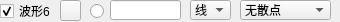
               <widget class="QWidget" name="widget_6" native="true">
                <property name="minimumSize">
                 <size>
                  <width>0</width>
                  <height>22</height>
                 </size>
                </property>
                <property name="maximumSize">
                 <size>
                  <width>16777215</width>
                  <height>22</height>
                 </size>
                </property>
                <widget class="QLineEdit" name="txtValueCurve6">
                 <property name="geometry">
                  <rect>
                   <x>110</x>
                   <y>0</y>
                   <width>71</width>
                   <height>20</height>
                  </rect>
                 </property>
                 <property name="text">
                  <string/>
                 </property>
                </widget>
                <widget class="QRadioButton" name="rdoBoldCurve6">
                 <property name="geometry">
                  <rect>
                   <x>90</x>
                   <y>3</y>
                   <width>16</width>
                   <height>16</height>
                  </rect>
                 </property>
                 <property name="text">
                  <string/>
                 </property>
                 <property name="checked">
                  <bool>false</bool>
                 </property>
                </widget>
                <widget class="QCheckBox" name="chkVisibleCurve6">
                 <property name="geometry">
                  <rect>
                   <x>0</x>
                   <y>3</y>
                   <width>53</width>
                   <height>16</height>
                  </rect>
                 </property>
                 <property name="text">
                  <string>波形6</string>
                 </property>
                 <property name="checked">
                  <bool>true</bool>
                 </property>
                </widget>
                <widget class="QPushButton" name="btnColourCurve6">
                 <property name="geometry">
                  <rect>
                   <x>60</x>
                   <y>0</y>
                   <width>21</width>
                   <height>21</height>
                  </rect>
                 </property>
                 <property name="text">
                  <string/>
                 </property>
                </widget>
                <widget class="QComboBox" name="cmbLineStyle6">
                 <property name="geometry">
                  <rect>
                   <x>190</x>
                   <y>0</y>
                   <width>41</width>
                   <height>20</height>
                  </rect>
                 </property>
                 <property name="currentIndex">
                  <number>1</number>
                 </property>
                 <item>
                  <property name="text">
                   <string>点</string>
                  </property>
                 </item>
                 <item>
                  <property name="text">
                   <string>线</string>
                  </property>
                 </item>
                 <item>
                  <property name="text">
                   <string>左</string>
                  </property>
                 </item>
                 <item>
                  <property name="text">
                   <string>右</string>
                  </property>
                 </item>
                 <item>
                  <property name="text">
                   <string>中</string>
                  </property>
                 </item>
                 <item>
                  <property name="text">
                   <string>积</string>
                  </property>
                 </item>
                </widget>
                <widget class="QComboBox" name="cmbScatterStyle6">
                 <property name="geometry">
                  <rect>
                   <x>240</x>
                   <y>0</y>
                   <width>91</width>
                   <height>20</height>
                  </rect>
                 </property>
                 <property name="focusPolicy">
                  <enum>Qt::WheelFocus</enum>
                 </property>
                 <property name="maxVisibleItems">
                  <number>20</number>
                 </property>
                 <item>
                  <property name="text">
                   <string>无散点</string>
                  </property>
                  <property name="icon">
                   <iconset resource="res.qrc">
                    <normaloff>:/pic/ssNone.png</normaloff>:/pic/ssNone.png</iconset>
                  </property>
                 </item>
                 <item>
                  <property name="text">
                   <string>x形</string>
                  </property>
                  <property name="icon">
                   <iconset resource="res.qrc">
                    <normaloff>:/pic/ssCross.png</normaloff>:/pic/ssCross.png</iconset>
                  </property>
                 </item>
                 <item>
                  <property name="text">
                   <string>+形</string>
                  </property>
                  <property name="icon">
                   <iconset resource="res.qrc">
                    <normaloff>:/pic/ssPlus.png</normaloff>:/pic/ssPlus.png</iconset>
                  </property>
                 </item>
                 <item>
                  <property name="text">
                   <string>空心圆</string>
                  </property>
                  <property name="icon">
                   <iconset resource="res.qrc">
                    <normaloff>:/pic/ssCircle.png</normaloff>:/pic/ssCircle.png</iconset>
                  </property>
                 </item>
                 <item>
                  <property name="text">
                   <string>实心圆</string>
                  </property>
                  <property name="icon">
                   <iconset resource="res.qrc">
                    <normaloff>:/pic/ssDisc.png</normaloff>:/pic/ssDisc.png</iconset>
                  </property>
                 </item>
                 <item>
                  <property name="text">
                   <string>矩形</string>
                  </property>
                  <property name="icon">
                   <iconset resource="res.qrc">
                    <normaloff>:/pic/ssSquare.png</normaloff>:/pic/ssSquare.png</iconset>
                  </property>
                 </item>
                 <item>
                  <property name="text">
                   <string>菱形</string>
                  </property>
                  <property name="icon">
                   <iconset resource="res.qrc">
                    <normaloff>:/pic/ssDiamond.png</normaloff>:/pic/ssDiamond.png</iconset>
                  </property>
                 </item>
                 <item>
                  <property name="text">
                   <string>星形</string>
                  </property>
                  <property name="icon">
                   <iconset resource="res.qrc">
                    <normaloff>:/pic/ssStar.png</normaloff>:/pic/ssStar.png</iconset>
                  </property>
                 </item>
                 <item>
                  <property name="text">
                   <string>正三角</string>
                  </property>
                  <property name="icon">
                   <iconset resource="res.qrc">
                    <normaloff>:/pic/ssTriangle.png</normaloff>:/pic/ssTriangle.png</iconset>
                  </property>
                 </item>
                 <item>
                  <property name="text">
                   <string>倒三角</string>
                  </property>
                  <property name="icon">
                   <iconset resource="res.qrc">
                    <normaloff>:/pic/ssTriangleInverted.png</normaloff>:/pic/ssTriangleInverted.png</iconset>
                  </property>
                 </item>
                 <item>
                  <property name="text">
                   <string>x框</string>
                  </property>
                  <property name="icon">
                   <iconset resource="res.qrc">
                    <normaloff>:/pic/ssCrossSquare.png</normaloff>:/pic/ssCrossSquare.png</iconset>
                  </property>
                 </item>
                 <item>
                  <property name="text">
                   <string>+框</string>
                  </property>
                  <property name="icon">
                   <iconset resource="res.qrc">
                    <normaloff>:/pic/ssPlusSquare.png</normaloff>:/pic/ssPlusSquare.png</iconset>
                  </property>
                 </item>
                 <item>
                  <property name="text">
                   <string>x圆</string>
                  </property>
                  <property name="icon">
                   <iconset resource="res.qrc">
                    <normaloff>:/pic/ssCrossCircle.png</normaloff>:/pic/ssCrossCircle.png</iconset>
                  </property>
                 </item>
                 <item>
                  <property name="text">
                   <string>+圆</string>
                  </property>
                  <property name="icon">
                   <iconset resource="res.qrc">
                    <normaloff>:/pic/ssPlusCircle.png</normaloff>:/pic/ssPlusCircle.png</iconset>
                  </property>
                 </item>
                 <item>
                  <property name="text">
                   <string>和平</string>
                  </property>
                  <property name="icon">
                   <iconset resource="res.qrc">
                    <normaloff>:/pic/ssPeace.png</normaloff>:/pic/ssPeace.png</iconset>
                  </property>
                 </item>
                </widget>
               </widget>
